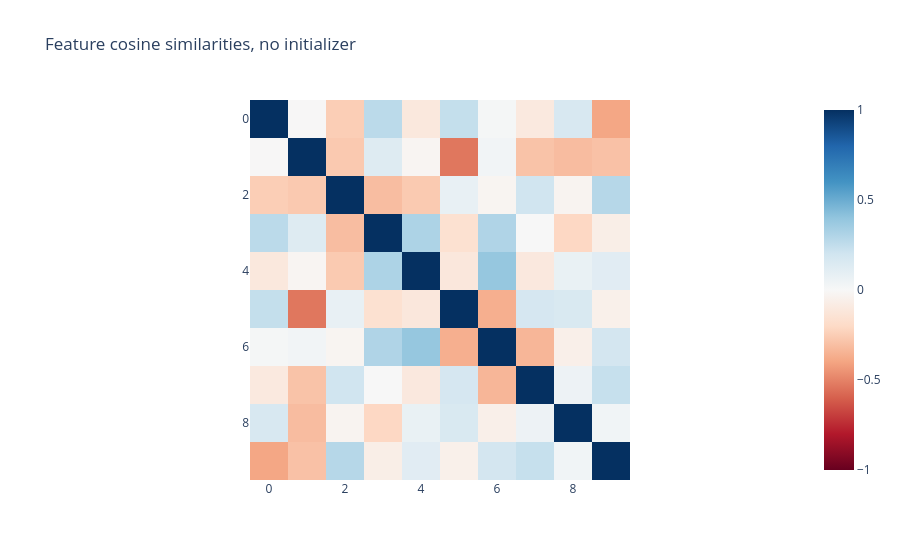

The code cell stored with this chart in its notebook:
### Markdown cell above
Another easy way to add some superposition noise that's less uniform is to remove the `inizializer` from the `FeatureDictionary`. The default initializer tries to orthogonalize the dictionary features as much as possible, but if no initializer is provided, the features will just be left at the random initialization, and these will likely be not completely orthogonal.

### Code cell
import plotly.express as px
from sae_lens.util import cosine_similarities

non_init_dict = FeatureDictionary(
    num_features=10,
    hidden_dim=20,
    initializer=None,
)

px.imshow(
    cosine_similarities(non_init_dict.feature_vectors).detach(),
    zmin=-1,
    zmax=1,
    color_continuous_scale="rdbu",
    title="Feature cosine similarities, no initializer",
)

### Figure 1 — Plotly figure (JSON) as saved in the notebook; plotly's stock layout.template omitted (floating-point values rounded to 4 significant figures)
{"data": [{"coloraxis": "coloraxis", "hovertemplate": "x: %{x}<br>y: %{y}<br>color: %{z}<extra></extra>", "name": "0", "type": "heatmap", "xaxis": "x", "yaxis": "y", "z": [[1.0, -0.00511, -0.2483, 0.2708, -0.1099, 0.2406, 0.01583, -0.09951, 0.1643, -0.3908], [-0.00511, 1.0, -0.2659, 0.1337, -0.01986, -0.534, 0.03305, -0.2907, -0.3145, -0.295], [-0.2483, -0.2659, 1.0, -0.3111, -0.2628, 0.08087, -0.02348, 0.1986, -0.03067, 0.2851], [0.2708, 0.1337, -0.3111, 1.0, 0.3127, -0.1587, 0.3041, -0.00161, -0.2095, -0.06611], [-0.1099, -0.01986, -0.2628, 0.3127, 1.0, -0.1111, 0.3873, -0.1044, 0.07173, 0.1179], [0.2406, -0.534, 0.08087, -0.1587, -0.1111, 1.0, -0.3631, 0.176, 0.1599, -0.05241], [0.01583, 0.03305, -0.02348, 0.3041, 0.3873, -0.3631, 1.0, -0.3368, -0.05879, 0.1857], [-0.09951, -0.2907, 0.1986, -0.00161, -0.1044, 0.176, -0.3368, 1.0, 0.05406, 0.2333], [0.1643, -0.3145, -0.03067, -0.2095, 0.07173, 0.1599, -0.05879, 0.05406, 1.0, 0.03763], [-0.3908, -0.295, 0.2851, -0.06611, 0.1179, -0.05241, 0.1857, 0.2333, 0.03763, 1.0]]}], "layout": {"coloraxis": {"cmax": 1, "cmin": -1, "colorscale": [[0, "rgb(103,0,31)"], [0.1, "rgb(178,24,43)"], [0.2, "rgb(214,96,77)"], [0.3, "rgb(244,165,130)"], [0.4, "rgb(253,219,199)"], [0.5, "rgb(247,247,247)"], [0.6, "rgb(209,229,240)"], [0.7, "rgb(146,197,222)"], [0.8, "rgb(67,147,195)"], [0.9, "rgb(33,102,172)"], [1, "rgb(5,48,97)"]]}, "title": {"text": "Feature cosine similarities, no initializer"}, "xaxis": {"anchor": "y", "constrain": "domain", "domain": [0, 1], "scaleanchor": "y"}, "yaxis": {"anchor": "x", "autorange": "reversed", "constrain": "domain", "domain": [0, 1]}}}
